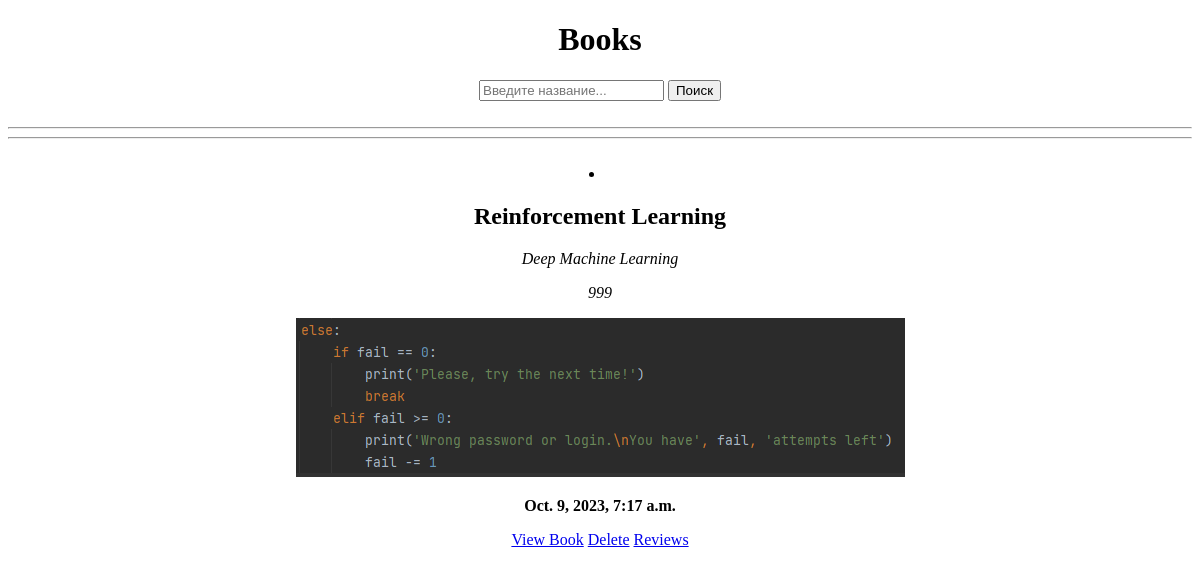
/, run on an earlier commit of the app's database.
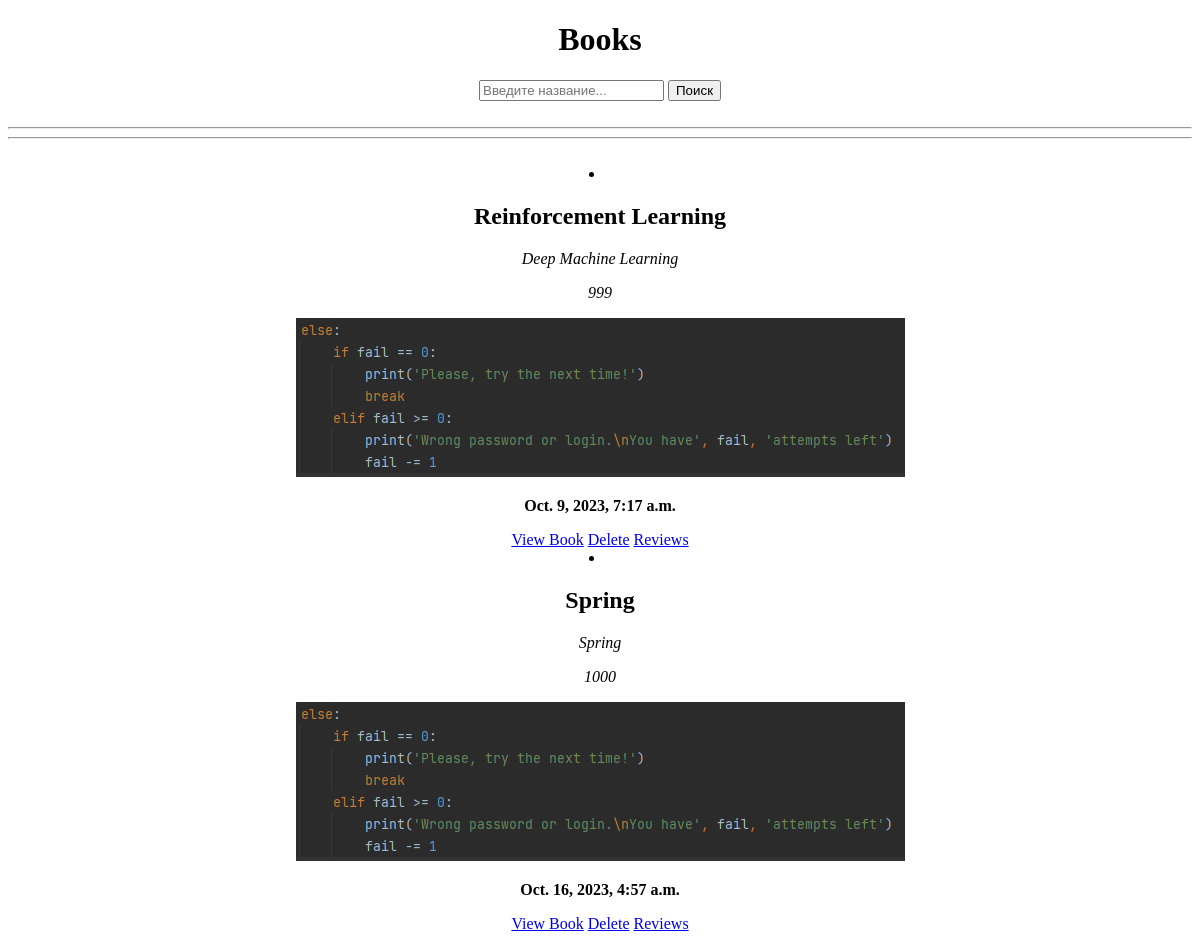
And on a later commit of the database.
### book/models.py (models this page shows, shortened)
class Book(models.Model):
    title = models.CharField(verbose_name='Название книги', max_length=255)
    description = models.TextField(verbose_name='Описание книги')
    image = models.ImageField(verbose_name='Картинка', upload_to='')
    cost = models.SmallIntegerField(verbose_name='Цена книги')
    created_at = models.DateTimeField(auto_now_add=True)
    def get_absolute_url(self):
        return reverse('detail_book', kwargs={'pk': self.pk})
    class Meta:
        verbose_name = 'Книга'
        verbose_name_plural = 'Книги'

### book/views.py (the view)
# urls.py: path('', BookListView.as_view()),
class BookListView(ListView):
    model = Book
    queryset = Book.objects.all()
    context_object_name = 'books'
    template_name = 'books.html'

### templates/books.html (shortened to what this page needs)
<!DOCTYPE html>
<html lang="en">
<head>
</head>
<body>
    <center>
        <h1>Books</h1>
        <form action="{% url 'search' %}" class="search-form" method="get">
            <input type="text" placeholder="Введите название..." class="input" name="search" required>
            <button type="submit" class="btn" for="search">Поиск</button>
        </form>
        <br>
        <hr>
        <hr>
        <br>
            {% for i in books %}
                <li>
                    <h2>{{ i.title }}</h2>
                    <p><em>{{ i.description }}</em></p>
                    <p><em>{{ i.cost }}</em></p>
                    <img src="{{ i.image.url }}" alt="{{ i.title }}">
                    <p><strong>{{ i.created_at }}</strong></p>
                    <a href="{{ i.get_absolute_url }}">View Book</a>
                    <a href="{{ i.get_absolute_url }}/delete-review">Delete</a>
                    <a href="book/reviews">Reviews</a>
                </li>
            {% endfor %}
    </center>
</body>
</html>

What changed in the data, as far as the page shows it:
added Book: title "Spring", description "Spring", cost "1000", image (picture), created_at "Oct. 16, 2023, 4:57 a.m."
